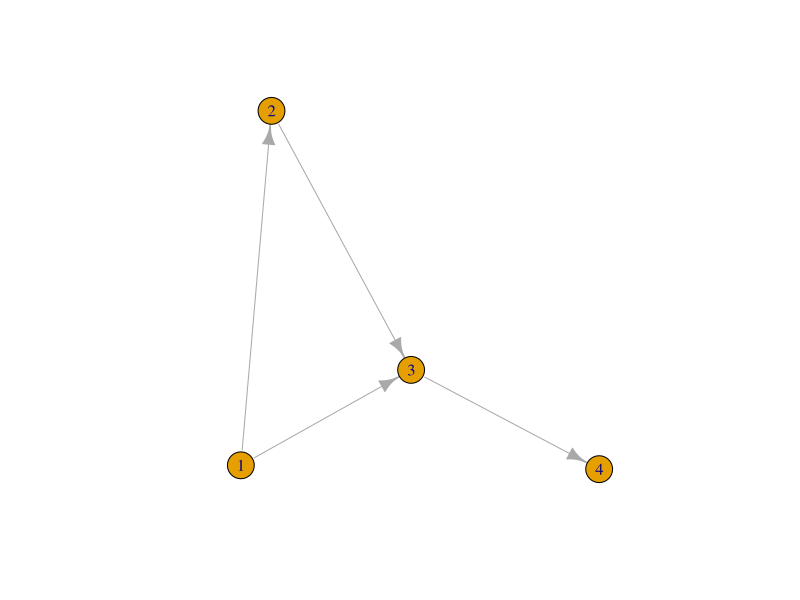
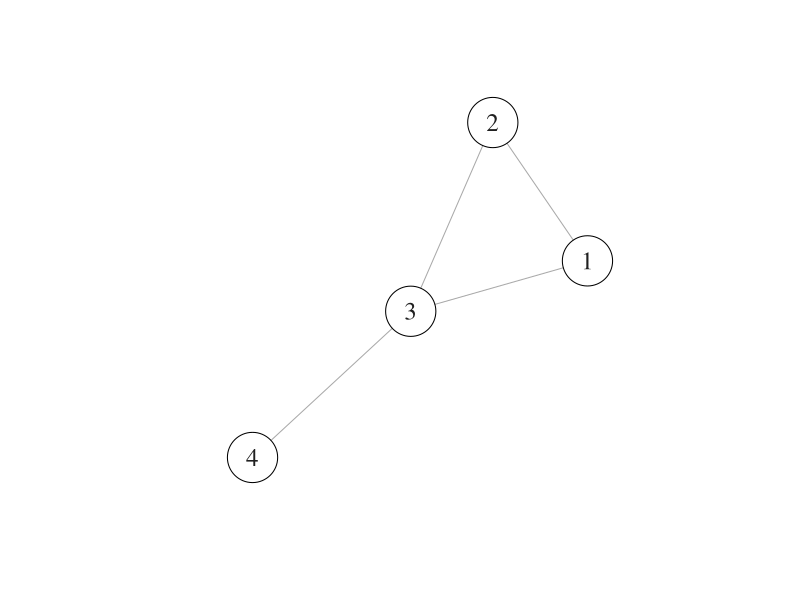
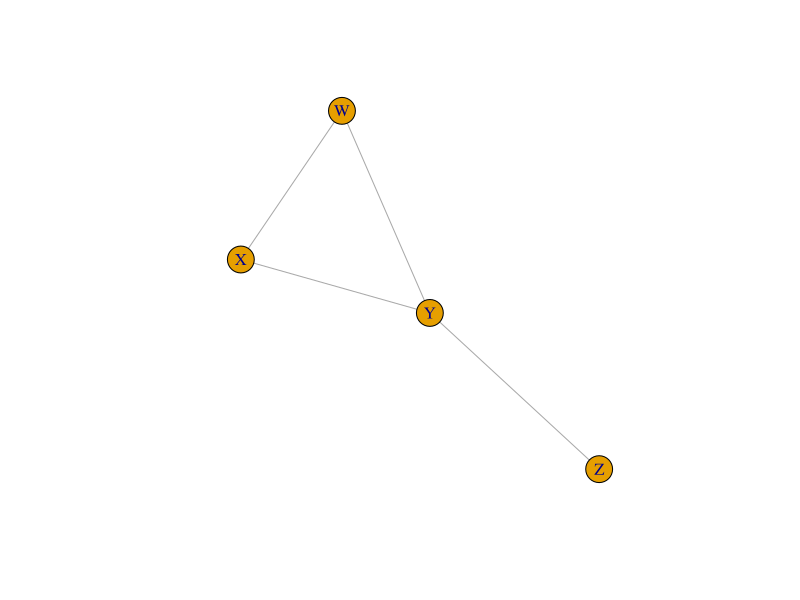
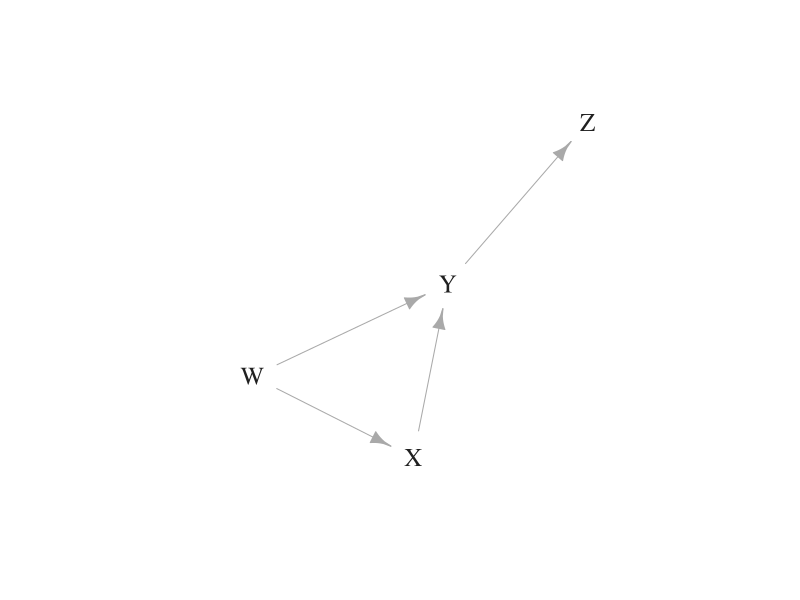
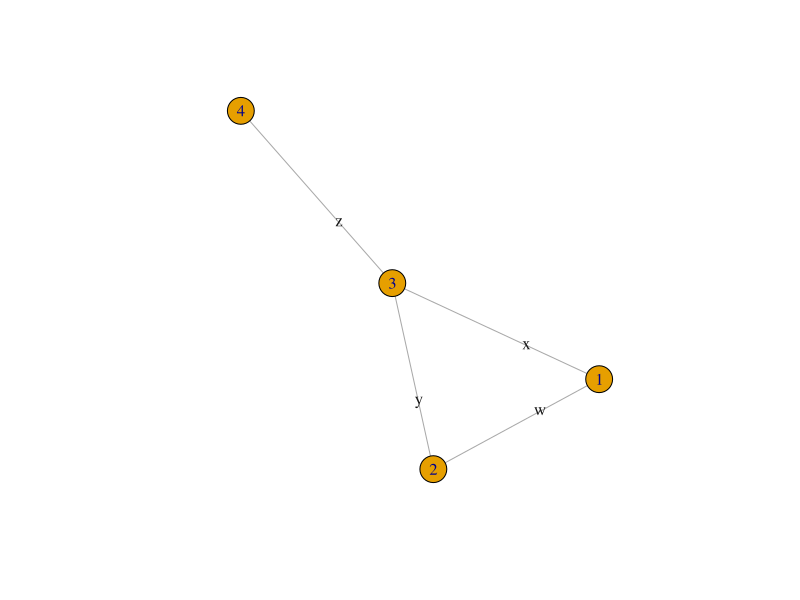
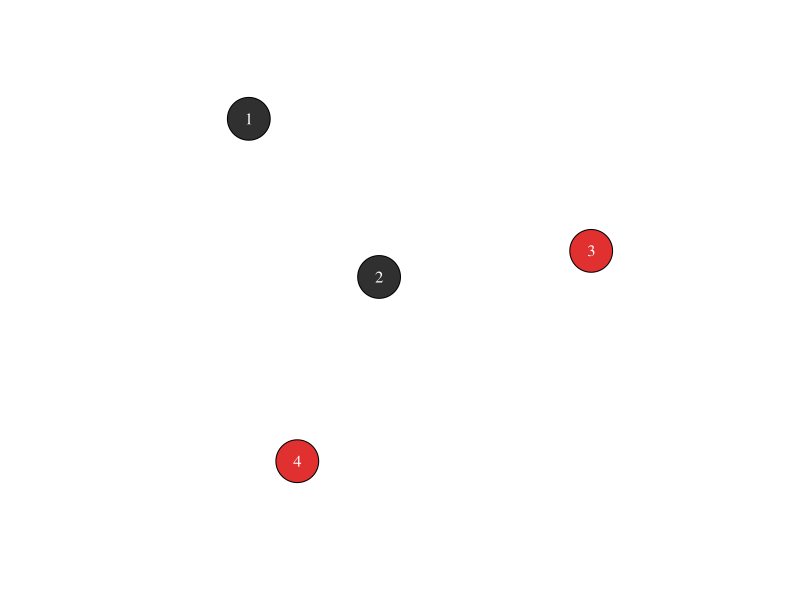
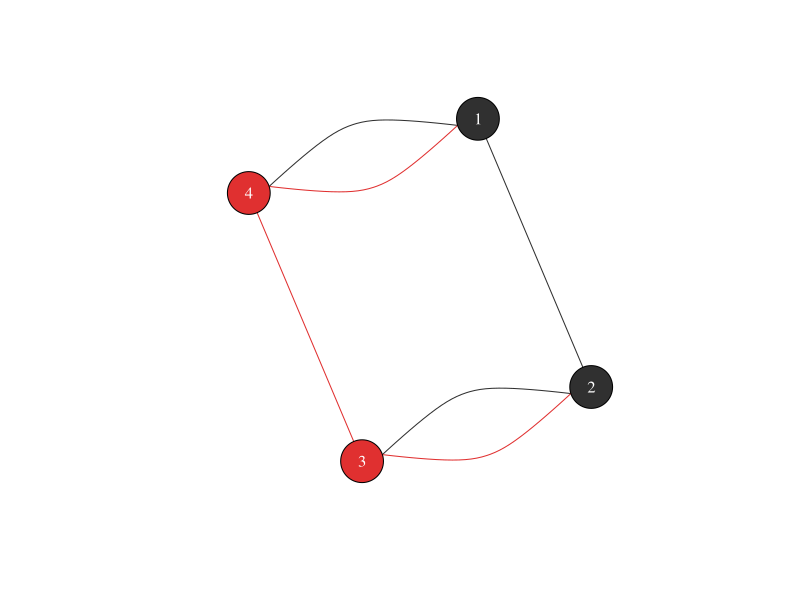
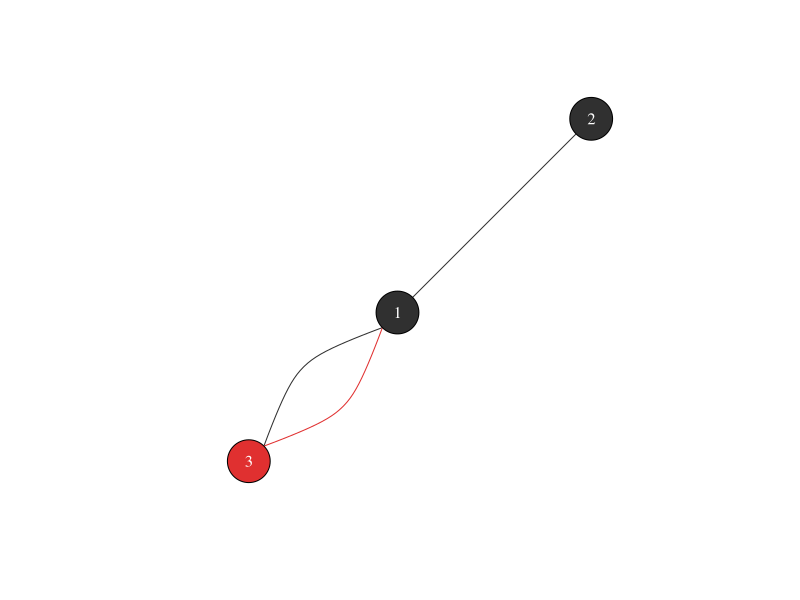

Write the R code that produced these figures, in order.
## ---- chunk 1

# install packages
pkgs <- c("dplyr", "igraph")
for (pkg in pkgs) {
  if (!(pkg %in% installed.packages())) {
    install.packages(pkg)
  }
}

# detach packages
default <- c(".GlobalEnv", "tools:rstudio", "tools:vscode",
             "package:stats", "package:graphics",
             "package:grDevices", "package:utils",
             "package:datasets", "package:methods",
             "Autoloads", "package:base")
for (pkg in setdiff(search(), default)) {
  detach(pkg, character.only = TRUE)
  }

# clear objects
remove(list=objects())
## ---- chunk 2
library(dplyr)
library(igraph)
## ---- chunk 3
g1 <- make_graph(edges = c(1,2, 1,3, 2,3, 3,4))
plot(g1)
## ---- chunk 4
g2 <- make_graph(edges = c(1,2, 1,3, 2,3, 3,4),
                directed = FALSE)
plot(g2, vertex.color = NA, vertex.size = 30,
     vertex.label.cex = 1.5, vertex.label.color = "#202020")
## ---- chunk 5
g3 <- graph_from_literal(W---X:Y, X---Y, Y---Z)
plot(g3)
## ---- chunk 6
g4 <- graph_from_literal(W--+X:Y, X--+Y, Y--+Z)
plot(g4, vertex.shape = "none", vertex.size = 30,
     vertex.label.cex = 1.5, vertex.label.color = "#202020")
## ---- chunk 7
df <- tibble(
  tails = c(1, 1, 2, 3),
  heads = c(2, 3, 3, 4),
  label = c('w', 'x', 'y', 'z'),
  label.color = rep("#151515", 4),
  )
g5 <- graph_from_data_frame(df, directed = FALSE)
plot(g5)
## ---- chunk 8
g <- make_empty_graph(directed=FALSE)
g <- add_vertices(g, nv = 2, color = "#303030",
                  label.color = "white")
g <- add_vertices(g, nv = 2, color = "#E03030",
                  label.color = "white")
plot(g, vertex.size = 25)
## ---- chunk 9
g <- add_edges(g, c(1,2, 2,3, 1,4), color = "#303030")
g <- add_edges(g, c(3,4, 4,1, 3,2), color = "#E03030")
plot(g, vertex.size = 25)
## ---- chunk 10
g <- delete_vertices(g, 3)
plot(g, vertex.size = 25)
## ---- chunk 11
g <- delete_edges(g, "1|2")
plot(g, vertex.size = 25)
## ---- chunk 12
g_tree <- make_tree(n = 15, children = 2, mode = 'undirected')
plot(g_tree,
     layout = layout_as_tree(g_tree),
     vertex.size = 25)
## ---- chunk 13
g_lat <- make_lattice(c(3, 3))
plot(g_lat, vertex.size = 25)
## ---- chunk 14
plot(g_tree, layout = layout_nicely(g_tree), vertex.size = 25)
